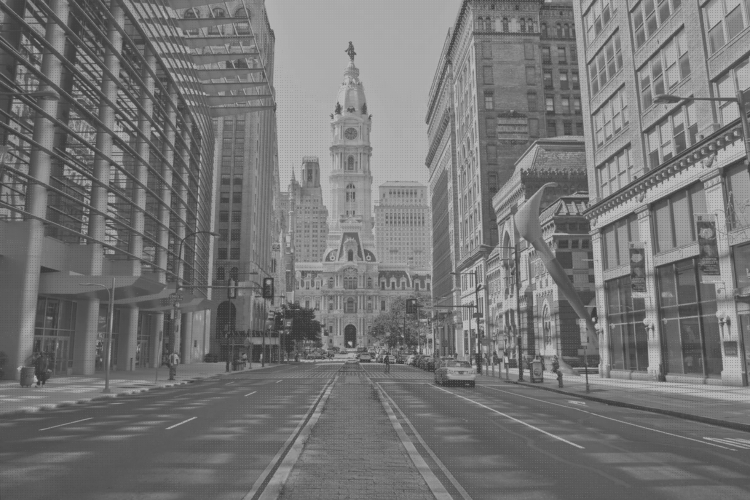
#> input picture assignment_4/data/images/city.png, 1500 x 1000 px (shown at 1/2 size)
$ python Q1_Image_Downsampling.py
#> lines starting #> are read from the running program, lines starting #| are printed output that depends on the picture
import os
import skimage.io
from skimage.color import rgb2gray
import numpy as np
import cv2
from matplotlib import pyplot as plt

def a_image_downsample(img, factor):
    if len(img.shape) == 3:
        img = rgb2gray(img)

    output_img = img[::factor, ::factor ]
    return output_img

def b_create_gaussian_kernel(kernel_size, sigma):
    coords = np.arange(-(kernel_size//2), (kernel_size // 2) + 1)
    x, y = np.meshgrid(coords, coords, indexing='ij')

    kernel_gaussian = np.exp(-(x**2 + y**2) / (2 * sigma**2))

    k = np.sum(kernel_gaussian)

    kernel_gaussian_normalized = kernel_gaussian / k

    return kernel_gaussian_normalized
def plot_downsampled_images(downsampling_factors, output_imgs_raw, output_imgs_preprocessed, output_imgs_sk_resize, output_dir):
    num_factors = len(downsampling_factors)
    num_methods = 3

    fig, axes = plt.subplots(nrows=num_factors, ncols=num_methods, figsize=(15, 5 * num_factors))

    # Set the titles for the columns (only need to do this for the first row)
    axes[0, 0].set_title('Raw Downsampling (Part a)', fontsize=14)
    axes[0, 1].set_title('Gaussian Blur + Downsample (Part b)', fontsize=14)
    axes[0, 2].set_title('skimage.resize (Library)', fontsize=14)

    for i, factor in enumerate(downsampling_factors):

        img_raw = output_imgs_raw[i]
        img_pre = output_imgs_preprocessed[i]
        img_lib = output_imgs_sk_resize[i]

        axes[i, 0].imshow(img_raw, cmap='gray', vmin=0, vmax=255)
        axes[i, 0].set_ylabel(f'Factor = {factor}', fontsize=14)
        axes[i, 0].axis('off')


        axes[i, 1].imshow(img_pre, cmap='gray', vmin=0, vmax=255)
        axes[i, 1].axis('off')

        axes[i, 2].imshow(img_lib, cmap='gray', vmin=0, vmax=255)
        axes[i, 2].axis('off')

    plt.tight_layout()
    plt.show() # Display the plot

    # You can also save this figure for your report
    fig.savefig(f'{output_dir}/comparison_plot.png')
def main():

    input_file_path = '../data/images/city.png'
    output_dir = '../data/output/Q1'
    os.makedirs(output_dir, exist_ok=True)

    input_img = skimage.io.imread(input_file_path)
#> input_img is the input picture: shape (1000, 1500); min 58, max 189, mean 117.1

    # Part A:
    downsampling_factors = [2,4,5]
    output_imgs_raw = []
    for factor in downsampling_factors:
        output_img_raw = a_image_downsample(input_img, factor)
        output_imgs_raw.append(output_img_raw)
        skimage.io.imsave(f'{output_dir}/raw_downsample_factor_{factor}.png', output_img_raw)
#> this loop made 3 passes
#> pass 1, in a_image_downsample, `output_img = img[::factor, ::factor ]`:
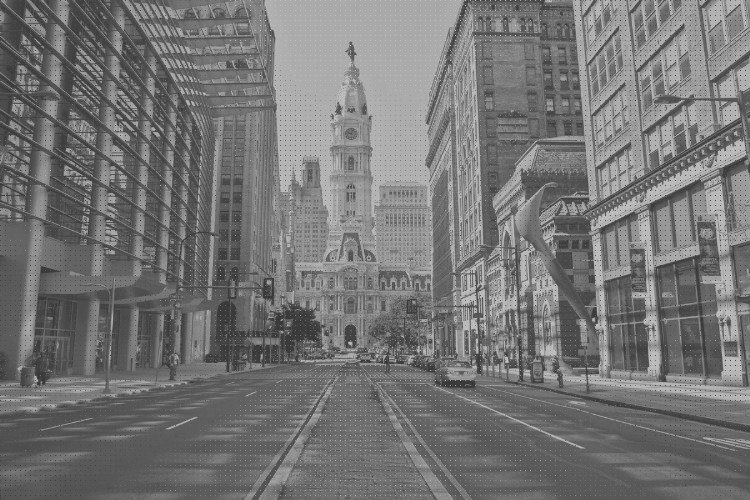
#> output_img: shape (500, 750); min 58, max 189, mean 117.1
#> pass 2, in a_image_downsample (call 2), `output_img = img[::factor, ::factor ]`:
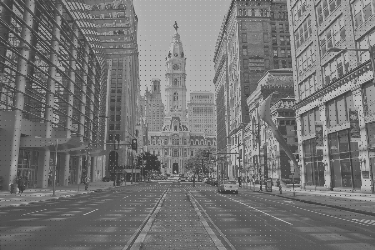
#> output_img: shape (250, 375); min 58, max 188, mean 117.1
#> pass 3, in a_image_downsample (call 3), `output_img = img[::factor, ::factor ]`:
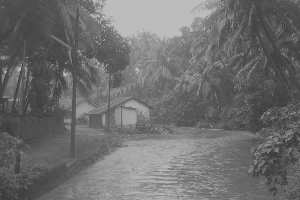
#> output_img: shape (200, 300); min 58, max 189, mean 109.8
#> after the loop, output_imgs_raw = 3 items

    # Part B:
    # kernel_gaussian = b_create_gaussian_kernel(5, 2)
    # gaussian_low_pass_img = cv2.filter2D(src=input_img, ddepth=-1, kernel=kernel_gaussian, borderType=cv2.BORDER_CONSTANT)
    gaussian_low_pass_img = cv2.GaussianBlur(input_img, (5,5), 2)
    # print(np.min(gaussian_low_pass_img), np.max(gaussian_low_pass_img))
    output_imgs_preprocessed = []
    for factor in downsampling_factors:
        output_img_preprocessed = a_image_downsample(gaussian_low_pass_img, factor)
        output_imgs_preprocessed.append(output_img_preprocessed)
        skimage.io.imsave(f'{output_dir}/preprocessed_downsample_factor_{factor}.png', output_img_preprocessed)
#> this loop made 3 passes
#> pass 2, in a_image_downsample (call 5), `output_img = img[::factor, ::factor ]`:
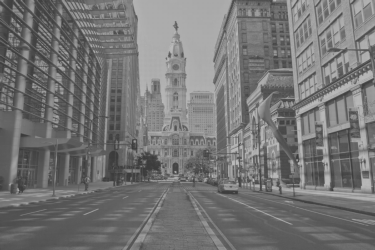
#> output_img: shape (250, 375); min 59, max 187, mean 117.1
#> pass 3, in a_image_downsample (call 6), `output_img = img[::factor, ::factor ]`:
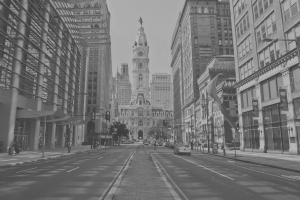
#> output_img: shape (200, 300); min 60, max 186, mean 117
#> after the loop, output_imgs_preprocessed = 3 items

    # [5 lines of commented-out code are left out]


    output_imgs_sk_resize = []
    for factor in downsampling_factors:
        output_h, output_w = input_img.shape[0]//factor, input_img.shape[1]//factor
        output_img_sk_resize = (skimage.transform.resize(input_img, output_shape=(output_h, output_w), anti_aliasing=True) * 255).astype(np.uint8)
        output_imgs_sk_resize.append(output_img_sk_resize)
        skimage.io.imsave(f'{output_dir}/sk_resize_downsample_factor_{factor}.png', output_img_sk_resize)
#> after the loop, output_imgs_sk_resize = 3 items

    plot_downsampled_images(downsampling_factors, output_imgs_raw, output_imgs_preprocessed, output_imgs_sk_resize, output_dir)

    # PART C:
    factor = 5
    output_h, output_w = input_img.shape[0]//factor, input_img.shape[1]//factor
    target_img = skimage.transform.resize(input_img, output_shape=(output_h, output_w), anti_aliasing=True)

    window_sizes = [3, 5, 7, 9, 11, 13, 15, 17]
    sigmas = [0.5, 1.0, 1.5, 2.0, 2.5, 3.0, 3.5]
    min_error = np.inf
    opt_window = 0
    opt_sigma = 0

    for window_size in window_sizes:
        for sigma in sigmas:
            low_pass_img = cv2.GaussianBlur(input_img, (window_size,window_size), sigma)
            output_img = a_image_downsample(low_pass_img, factor) / 255
            mse = np.mean((output_img - target_img) ** 2)
            if mse < min_error:
                min_error = mse
                opt_window  = window_size
                opt_sigma = sigma
#> after the loop, min_error = 0.000887; opt_sigma = 3; opt_window = 13

    print("The optimal window size and sigma value that minimize the MSE:")
    print(f"Window size: {opt_window}, Sigma: {opt_sigma}")
#| Window size: 13, Sigma: 3.0

    return

if __name__ == '__main__':
    main()

$ run again, with assignment_4/data/images/MainBuilding.png copied over assignment_4/data/images/city.png
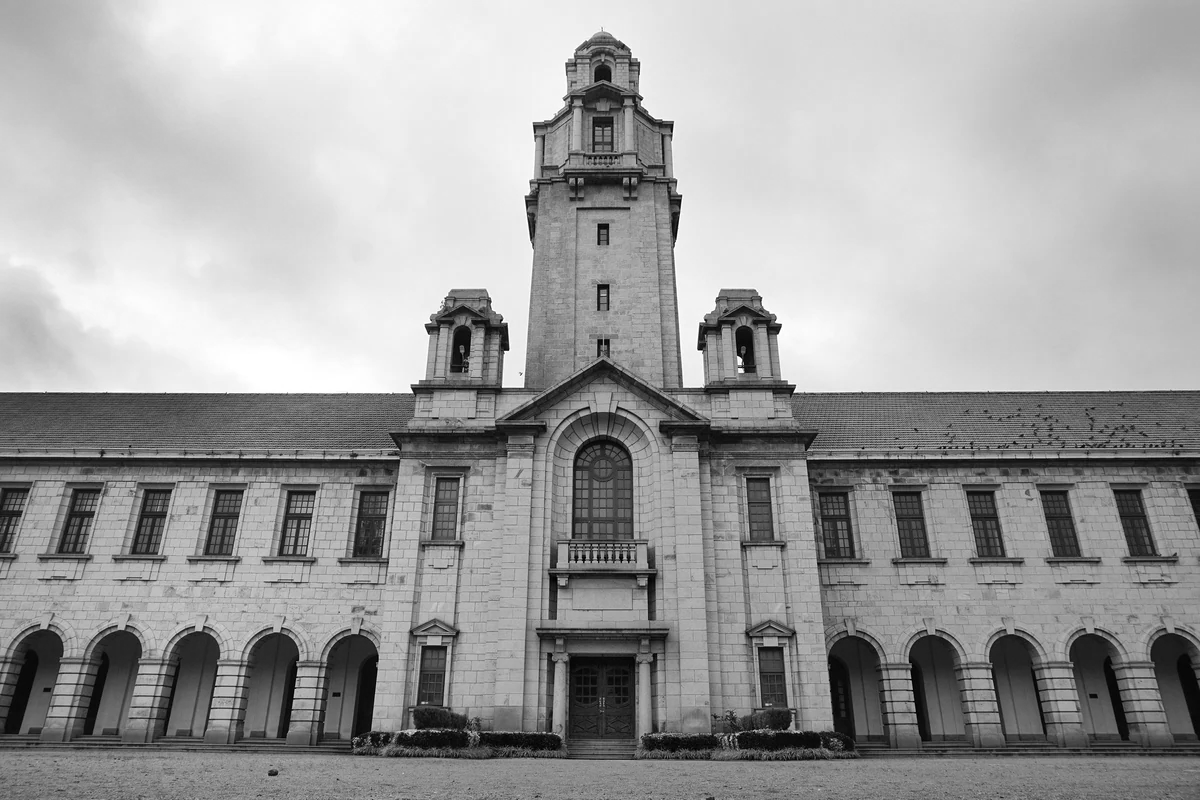
#> input picture assignment_4/data/images/MainBuilding.png, 1200 x 800 px
#> in main, input_img is the input picture: shape (800, 1200); min 0, max 255, mean 158.1
#> after the loop in main, `for factor in downsampling_factors:`: output_imgs_raw = 3 items
#> the loop in main, `for factor in downsampling_factors:` made 3 passes
#> pass 3, in a_image_downsample (call 6), `output_img = img[::factor, ::factor ]`:
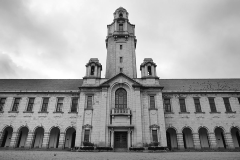
#> output_img: shape (160, 240); min 7, max 255, mean 158.3
#> after the loop in main, `for window_size in window_sizes:`:
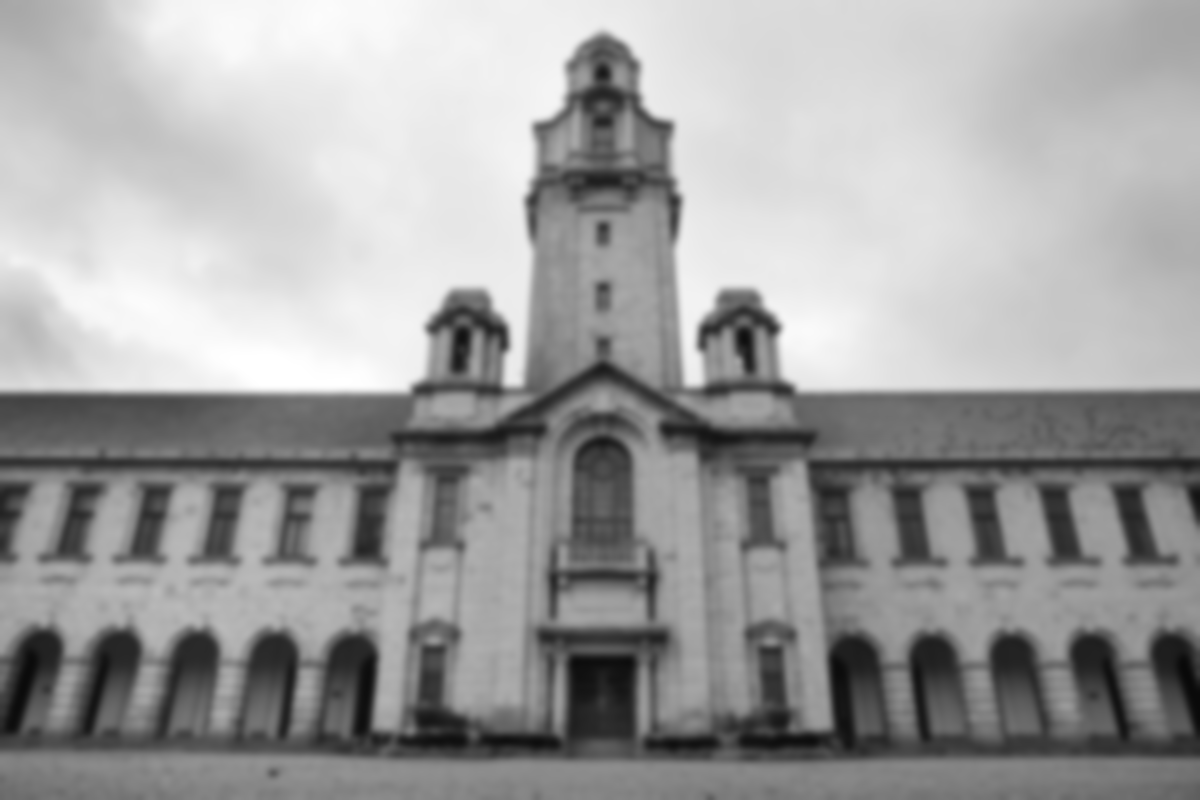
#> low_pass_img: shape (800, 1200); min 9, max 255, mean 158.1
#> after the loop in main, `for window_size in window_sizes:`: min_error = 0.00142; opt_sigma = 3.5; opt_window = 11
#| Window size: 11, Sigma: 3.5
